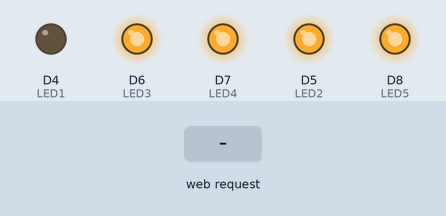
Recording of a sketch running on a simulated ESP8266 (NodeMCU). Parts: output pins drawn as LEDs (lit = HIGH). The inputs (shaded band) are chosen by the test bench. WiFi joins after 1.5 s; servers stay silent unless stated; what the sketch prints to the serial monitor is not drawn.

Above: at 0.1 s.
At 4.7 s:
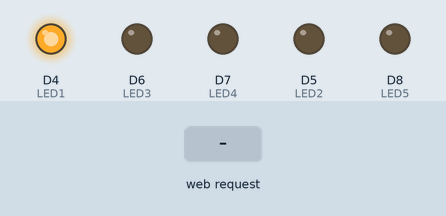
4.8 s: HTTP request GET / received
Timing chart, 0 to 7.8 s (numbered marks = the images above; inputs shaded):
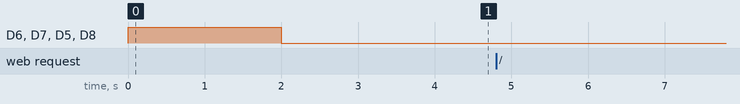

Measured:
- after the input at 4.8 s, every drawn part: stays the same

The sketch:

8266_LED5_1.ino
```cpp
#include <ESP8266WiFi.h>
#include <ESP8266WebServer.h>

// ========================================
// 載入老師的 HTML 網頁
// ========================================
#include "root.h"


// ========================================
// LED 腳位設定
// ========================================
#define LED1 D4
#define LED2 14
#define LED3 12
#define LED4 13
#define LED5 15


// ========================================
// Wi-Fi 設定
// ========================================
const char* ssid = "thmrb311";
const char* password = "thmrbthmrb";


// ========================================
// 建立 Web Server
// HTTP Port = 80
// ========================================
ESP8266WebServer server(80);


// ========================================
// handleRoot() 函式宣告
// ========================================
void handleRoot();


void setup() {

  Serial.begin(115200);


  // ========================================
  // LED1
  // ========================================
  pinMode(LED1, OUTPUT);
  digitalWrite(LED1, LOW);


  // ========================================
  // LED2
  // ========================================
  pinMode(LED2, OUTPUT);
  digitalWrite(LED2, HIGH);


  // ========================================
  // LED3
  // ========================================
  pinMode(LED3, OUTPUT);
  digitalWrite(LED3, HIGH);


  // ========================================
  // LED4
  // ========================================
  pinMode(LED4, OUTPUT);
  digitalWrite(LED4, HIGH);


  // ========================================
  // LED5
  // ========================================
  pinMode(LED5, OUTPUT);
  digitalWrite(LED5, HIGH);


  // ========================================
  // 等待 2 秒
  // ========================================
  delay(2000);


  // ========================================
  // LED 狀態切換
  // ========================================
  digitalWrite(LED1, HIGH);
  digitalWrite(LED2, LOW);
  digitalWrite(LED3, LOW);
  digitalWrite(LED4, LOW);
  digitalWrite(LED5, LOW);


  // ========================================
  // 開始連接 Wi-Fi
  // ========================================
  WiFi.begin(ssid, password);

  Serial.println("");


  // ========================================
  // 等待 Wi-Fi 連線成功
  // ========================================
  while (WiFi.status() != WL_CONNECTED) {

    delay(500);

    Serial.print(".");
  }


  // ========================================
  // 顯示 Wi-Fi 連線資訊
  // ========================================
  Serial.println("");

  Serial.print("Connected to : ");
  Serial.println(ssid);

  Serial.print("IP address : ");
  Serial.println(WiFi.localIP());


  // ========================================
  // 設定首頁
  // 瀏覽器輸入：
  // http://ESP8266_IP/
  //
  // 就會呼叫 handleRoot()
  // ========================================
  server.on("/", handleRoot);


  // ========================================
  // 啟動 Web Server
  // ========================================
  server.begin();

  Serial.println("Node MCUHttp server start");
}


// ========================================
// 主迴圈
// ========================================
void loop() {

  // ========================================
  // 處理瀏覽器 HTTP Request
  // ========================================
  server.handleClient();
}


// ========================================
// 首頁處理函式
// 老師圖片第 70～75 行
// ========================================
void handleRoot()
{
  Serial.println("handleRoot connect\n");

  // ========================================
  // 從 root.h 取得網頁內容
  // ========================================
  String data = "Connect ok";

  // ========================================
  // HTTP 200
  // Content-Type = text/html
  // ========================================
  server.send(200, "text/html", data);
}
```

root.h
```cpp
const char root_page[] PROGMEM = R"=====(
<!DOCTYPE html>

<html>

<body>

<center>

<h1>NodeMCU Webserver </h1> <br>

<h2>Connect OK</h2> <br>

<hr>

</center>

</body>

</html>

)=====";
```
